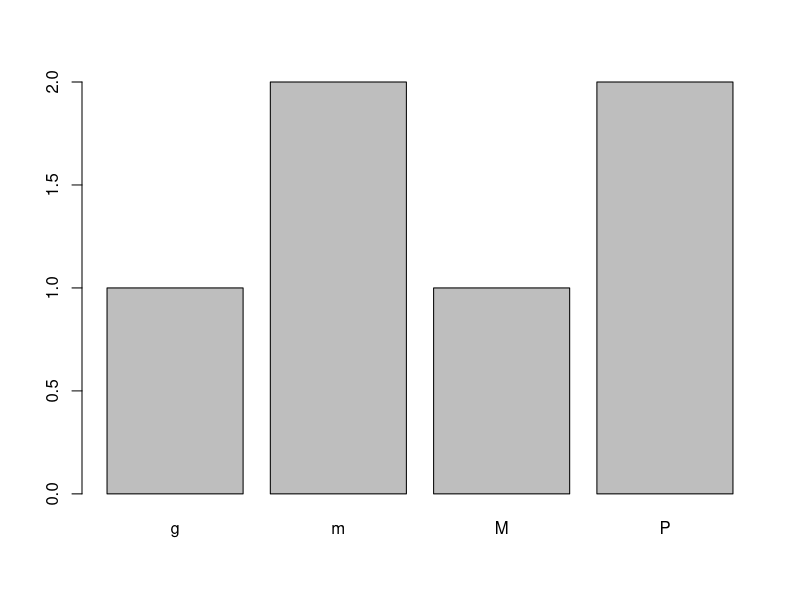
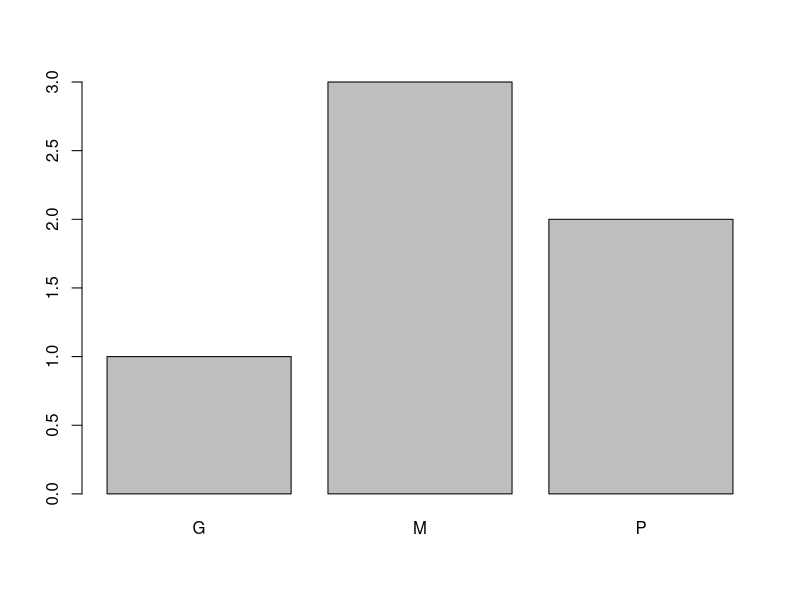
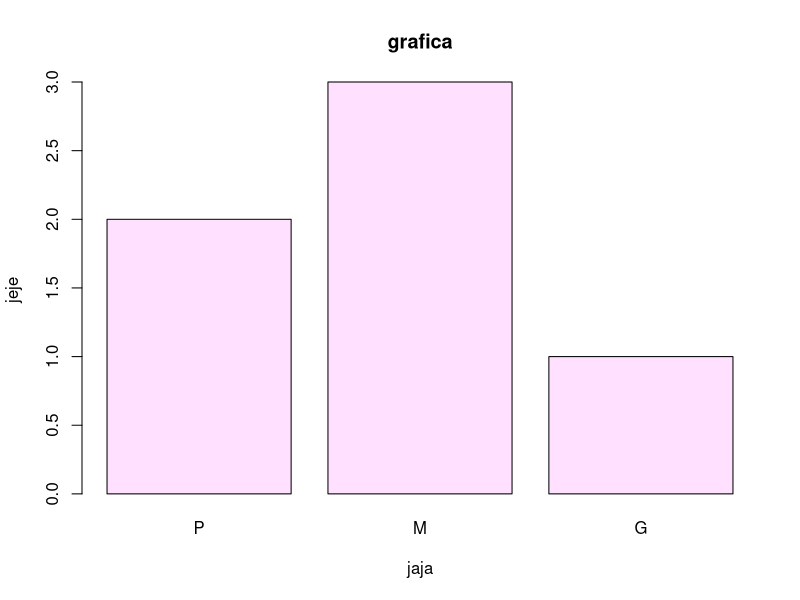

Write R code to recreate these figures, in order.
# WEEK 11 - day 1 DATATYPES


# Si necesitas informacion sobre una funcion
# ?(funcion)
# help(funcion)

ls() #lista de las variables 

##############
# VARIABLES  #
##############

## assignment operator
a <- 10 # el mas utilizado
b = TRUE
"hello" -> c

d <- 2.5
e <- 5L # La 'L' hace que el valor pase de 'double' a 'int'
f <- as.complex(-1)

## que tipo de variable es?

# rm() --> para eliminar variables del entorno
  
typeof(e)

is.numeric(d) #son númericos tanto los doubles como los integers

is.logical(b)

print(1/0)

#############
# VECTORES  #
#############

## CREAR VECTORES 

# crear vector caracter con nombre de peliculas
nombre_peliculas <- c("El diario de Noa", "Pocahontas", "Greenland", "Joker")

# crear vector numerico con puntuacion de las peliculas
puntuacion <- c(7.9,7.2,6.1,6.3)

# crear vector logico sobre si la pelicula es posterior a 2015
posterior_2005 <- c(FALSE,FALSE,TRUE,TRUE)

# poner nombre a un vector
some_vector <- c("Clara Piniella", "TA")
names(some_vector) <- c("Name", "Profession")

## OPERACIONES CON VECTORES

# sumar 2 a la puntuaciOn
puntuacion + 2

# dividir la puntuaciOn entre 2
puntuacion/2

# crear otro vector con mi puntuacion
puntuacion_de_clara <- seq(7,10)

# calcular diferencia entre puntuaciones
puntuacion_de_clara - puntuacion

# calcular la longitud del vector
length(puntuacion)

# calcular el promedio del vector puntuacion
mean(puntuacion)

## SUBCONJUNTO

## seleccion basada en posicion
# seleccionar la tercera pelIcula
nombre_peliculas[3]
nombre_peliculas

# seleccionar la primera y la última pelicula
nombre_peliculas[c(1,4)]

## seleccion basada en condicion logica (mascara)
## los operadores comparadores son iguales que en Python

###################################
# < for less than                 #
# > for greater than              #
# <= for less than or equal to    #
# >= for greater than or equal to #
# == for equal to each other      #
# != not equal to each other      #
###################################

# crear condicion logica
puntuacion_7 <- puntuacion < 7

# mostrar condicion para ver TRUE/FALSE
puntuacion_7 

# mostrar puntuaciones bajas
puntuacion[puntuacion_7]

# tambien
puntuacion[puntuacion < 7]

# mostrar nombres de peliculas con puntuaciones bajas
nombre_peliculas[puntuacion_7]

## ELIMINAR DATOS NULOS

# de un vector
nanes <- c(1, 2,NA,4,NA)

bad <- is.na(nanes)
bad
nanes[!bad]

otro_nanes <- c("a","b", NA, "p",NA)

# de mas de uno
good <- complete.cases(nanes, otro_nanes) # misma longitud
good

nanes[good]
otro_nanes[good]

## LOS VECTORES NO PUEDEN TENER OBJECTOS DE DIFERENTE TIPO

otro_vector <- c(1,2,5,"hola")
vector_log <- c(TRUE, 2) ### TRUE en R es tambien interpretado como 1 
ahora_vector <- vector("numeric", length = a) # valor por defecto 0

## pasar de un tipo a otro
as.character(ahora_vector)

#############
# FACTORES  #
#############

# crear vector de ventas
tallas <- c('m', 'g', 'P', 'P','m', 'M')

# intentar graficar
# error, son caracteres 
#plot(tallas)

## CREAR FACTORES

# crear factor de un vector
# cuenta cuantas veces se repite cada elemento
tallas_factor <- factor(tallas)

# graficar factor
plot(tallas_factor)

# mirar niveles de factor
levels(tallas_factor)

## RECODIFICAR FACTORES

# creando factor recodificado
tallas_recodificado <- factor(tallas,
                              levels = c("g", "m", "M", "P"),
                              labels = c("G", "M", "M", "P"))



# graficando ventas_recodificado
plot(tallas_recodificado)

## ORDENAR LOS NIVELES DE UN FACTOR

# ordenando niveles 
tallas_ordenado <- factor(tallas,
                          ordered = TRUE,
                          levels = c("P", "m", "M", "g"),
                          labels = c("P", "M", "M", "G"))


# viendo el orden en los niveles
summary(tallas_ordenado)


# graficando el factor ordenado
plot(tallas_ordenado,
     col='thistle1',
     xlab='jaja',
     ylab='jeje',
     main='grafica')

## EXTRA

survey_vector <- c("M", "F", "F", "M", "M")
factor_survey_vector <- factor(survey_vector)
levels(factor_survey_vector) <- c("Female", "Male")
factor_survey_vector

# generar un resumen del contenido del vector
summary(survey_vector)

# resumen del contenido del factor
summary(factor_survey_vector)

# saca la frecuencia de cada label
table(factor_survey_vector)

# convierte las labels a valores numericos
unclass(factor_survey_vector)


#############
# MATRICES  #
#############

## CREAR MATRICES

# crear vectores para las columnas de la matriz
warner <- c(20,20,16,17,17,22,17,18,19)
disney <- c(11,13,11,8,12,11,12,8,10)
fox <- c(18,15,15,15,16,17,15,13,11)

# creando matriz a partir de vectores
peliculas <- matrix(c(warner,disney,fox), nrow = length(warner), ncol = 3)

# imprimir matriz en consola
peliculas

# agregar nombres de columnas
colnames(peliculas)<- c("warner", "fox", "disney")

# agregar nombres de filas
rownames(peliculas)<-c('2010','2011','2012', '2013','2014', '2015', '2016', '2017','2018')

# imprimir matriz por segunda vez
peliculas

# dimensiones de la matriz
dim(peliculas)

# resumen estadístico
summary(peliculas)


## OPERACIONES ARITMETICAS CON MATRICES

# resta 5 a la matriz
peliculas - 5

# sumar matriz consigo misma
peliculas + peliculas

# crear la matriz matriz_18
matriz_18 <- matrix(1:18, nrow = 9, ncol = 3)
# no va a dar error pero rellena el resto de valores volviendo a empezar según el array

# añadir nombres a la matriz
dimnames(matriz_18) <- list(c("c", "d", "e", "f", "g", "h", "i", "j", "k"), c("a", "b", "c"))


# multiplicar la matriz por matriz_18
peliculas * matriz_18


## SUBCONJUNTOS DE UNA MATRIZ

# seleccionar un elemento de la matriz
peliculas[3,2]
peliculas["2012", "fox"]


# seleccionar mas de un elemento de la matriz
peliculas[c(3,2), c(2,3)]
peliculas[c(3,4), c("disney", "fox")]


# selecciona las tres primeras filas y las dos ultimas
peliculas[1:3,2:3]


# seleccionar una fila 
peliculas[3,]
peliculas["2010",]


# seleccionar una columna
peliculas[,"fox"]
peliculas[,2]


## EXTRA

# crear matriz 
ventas <- c(460.998, 314.4, 290.475, 247.900, 309.306, 165.8, 565.89, 78.98, 344.3, 590.99, 100.00, 345.67, 321.4, 890.99, 33.33, 789.12, 678.345, 388.8)
ventas_worlwide <- matrix(ventas, nrow = 9, byrow = TRUE,
                           dimnames = list(c("Naranjas", "Peras", "Platanos", "Uvas", "Mangos", "Papaya", "Kiwis", "Ciruelas", "Tomates"), 
                                           c("US", "non-US")))

ventas_worlwide
# calcular el numero de ventas en US y fuera
worldwide_vector <- colSums(ventas_worlwide)

# concatenando dos matrices y un vector
big_matrix <- cbind(ventas_worlwide, peliculas, ventas[1:9])

data.frame(big_matrix)
data.matrix(big_matrix)

###############
# DATAFRAMES  #
###############

# utilizamos los vectores nombre_peliculas, puntuacion y posterior_2005

## CREAR DATAFRAME

# crear dataframe de vectores
peliculas_df <- data.frame(nombre_peliculas,
                           puntuacion, 
                           posterior_2005)

# mostrar los dos primeros filas del dataframe
head(peliculas_df, 2)

# cambiar nombre de dataframe
names(peliculas_df) <- c('NOMBRE','PUNTUACION','AFTER 2007')

# mostrar dataframe ahora (head y tail muestran 6 elementos)
head(peliculas_df)
tail(peliculas_df)

## SUBCONJUNTO 

# hacer un subset si la putnuacion de la pelicula es mayor a 7
subset(peliculas_df, PUNTUACION > 7)

# tambien
peliculas_df[peliculas_df$PUNTUACION > 7,]

# seleccionar un elemento del dataframe
peliculas_df[3,2]
peliculas_df[3,'PUNTUACION']


# seleccionar mas de un elemento del dataframe
peliculas_df[c(3,4), c(2,3)]
peliculas_df[c(3,2), c('PUNTUACION','AFTER 2007')]

# seleccionar una fila del dataframe
peliculas_df[1,]

# seleccionar una columna del dataframe
peliculas_df[,2]
peliculas_df[,'PUNTUACION']
peliculas_df$PUNTUACION #el símbolo '$' no vale para las matrices, solo para df

## ORDENAR DATAFRAME

# mostrar el dataframe
peliculas_df

# mostrar el indice de la columna de puntuacion con order
order(peliculas_df$PUNTUACION)

# esto hace lo mismo que lo de arriba
# funcion order (menor a mayor)
orden_m_m <- order(peliculas_df$PUNTUACION,
                   decreasing = FALSE)


# mostrar el dataframe ordenado
peliculas_df[orden_m_m,]

# funcion order (mayor a menor)
orden_lol <- order(peliculas_df$PUNTUACION,
                   decreasing = TRUE)


# mostrar el dataframe ordenado
peliculas_df[orden_lol,]

# guardar el dataframe ordenado
df_ordenado <- peliculas_df[orden_lol,]


## ELIMINAR DATOS NULOS

# airquality junto con mtcars, y otras, son datasets que 
# vienen incluidos en paquetes basicos de R,
# que se importan con la funcion data("el_nombre")
data("airquality")

head(airquality)

good_air <- complete.cases(airquality)

airquality[good_air,]


###########
# LISTAS  #
###########

# utilizamos nombre_peliculas, puntuacion, posterior_2005, warner, disney, fox, peliculas, peliculas_df

## CREAR UNA LISTA 

# crear lista con un vector y una matriz
lista_curso <- list(nombre_peliculas, peliculas)

# mostrar lista
lista_curso
data()
# cambiar nombre de lista
names(lista_curso) <- c('vector', 'matriz')


# mostrar lista 
lista_curso

# para mostrar la estructura interna del objeto
str(lista_curso)

## SELECCIONAR ELEMENTOS DE UNA LISTA

# Seleccionar vector de la lista
lista_curso[['vector']]

# con $
lista_curso$vector

# Seleccionar el tercer elemento del vector de la lista
lista_curso[['vector']][3]

# Seleccionar fila 5 y columna 3 de la matriz de la lista
lista_curso[['matriz']][5,3]

## AGREGAR/ELIMINAR ELEMENTOS DE UNA LISTA

# agregar dataframe a lista
lista_curso[['data_frame']] <- peliculas_df 

# revisar que esta el dataframe
lista_curso

# eliminar un elemento de lista
lista_curso[['vector']] <- NULL

# revisar que no este el vector
lista_curso


## OTRAS FUNCIONES DE INTERES PARA LISTAS

li <- list(clara = TRUE,
           dio = "hello",
           int_vec = sort(rep(seq(8,2,by=-2),times=2))
           )

is.list(li)

is.list(otro_vector)

li2 <- as.list(otro_vector)

is.list(li2)

lista_doble <- append(li,rev(li))

str(rev(li))

# convierte la lista a vector
unlist(li)













